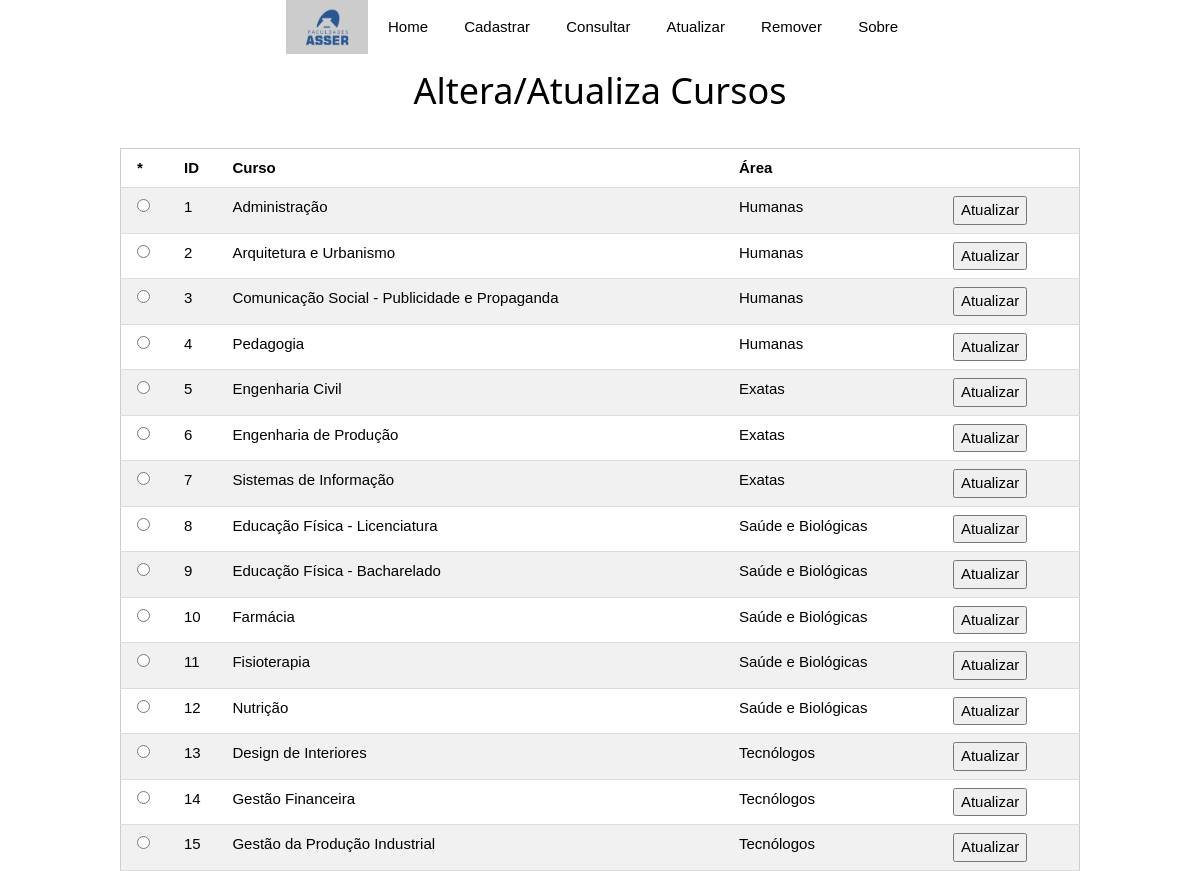
The page /view/admatualizacur.php (signed in) on the database its author committed.
### tables this page shows
CREATE TABLE `curso` (
  `id` int(11) NOT NULL,
  `area` varchar(50) DEFAULT NULL,
  `nome` varchar(50) DEFAULT NULL
);

### view/admatualizacur.php (the view, shortened to what this page needs)
<?php
$con = new PDO("mysql:host=localhost;dbname=reserva", "", "");
$rs = $con->query('SELECT * FROM curso');
?>
<!DOCTYPE html>
<html lang="pt-br">
<head>
    <link rel="stylesheet" href="style.css">
</head>
<body>
<div class="w3-center">
    <div class="w3-dropdown-hover">
        <button class="w3-button" action="acesso.html"><img src="img/logo.png" width="50"></button>
    </div>
    <div class="w3-dropdown-hover">
        <button class="w3-button">Home</button>
    </div>
    <div class="w3-dropdown-hover">
        <button class="w3-button">Cadastrar</button>
    </div>
    <div class="w3-dropdown-hover">
        <button class="w3-button">Consultar</button>
    </div>
    <div class="w3-dropdown-hover">
        <button class="w3-button">Atualizar</button>
    </div>
    <div class="w3-dropdown-hover">
        <button class="w3-button">Remover</button>
    </div>
    <div class="w3-dropdown-hover">
        <button class="w3-button">Sobre</button>
    </div>
</div>
<div class="w3-center">
    <form name="frmatua" method="post" action="atualizacur.php">
    <h1>Altera/Atualiza Cursos</h1>
    <div id="meudiv">
        <table class="w3-table-all">
            <tr>
                <th>*</th>
                <th>ID</th>
                <th>Curso</th>
                <th>Área</th>
                <th></th>
            </tr>
            <?php
            while($row = $rs->fetch(PDO::FETCH_OBJ)) {
                echo '<tr>';
                echo '<td> <input type="radio" name="id" value="'.$row->id.'" class="radio"></td>';
                echo '<td>' . $row->id . '</td>';
                echo '<td>' . $row->nome . '</td>';
                echo '<td>' . $row->area . '</td>';
                echo '<td><input type="submit" name="atualiza" value="Atualizar"></td>';
                echo '</tr>';
            }
            ?>
        </table>
    </form>
    </div>
</body>
</html>

### view/style.css (style rules this page uses)
html { box-sizing:border-box }
*,*:before,*:after { box-sizing:inherit }
html { -ms-text-size-adjust:100%;-webkit-text-size-adjust:100% }
body { margin:0 }
img { border-style:none }
button,input,select,textarea { font:inherit;margin:0 }
button,input { overflow:visible }
button,select { text-transform:none }
button,html [type=button],[type=reset],[type=submit] { -webkit-appearance:button }
[type=checkbox],[type=radio] { padding:0 }
html,body { font-family:Verdana,sans-serif;font-size:15px;line-height:1.5 }
html { overflow-x:hidden }
h1 { font-size:36px }
h1,h2,h3,h4,h5,h6 { font-family:"Segoe UI",Arial,sans-serif;font-weight:400;margin:10px 0 }
img { vertical-align:middle }
.w3-table,.w3-table-all { border-collapse:collapse;border-spacing:0;width:100%;display:table }
.w3-table-all { border:1px solid #ccc }
.w3-bordered tr,.w3-table-all tr { border-bottom:1px solid #ddd }
.w3-table-all tr:nth-child(odd) { background-color:#fff }
.w3-table-all tr:nth-child(even) { background-color:#f1f1f1 }
.w3-table td,.w3-table th,.w3-table-all td,.w3-table-all th { padding:8px 8px;display:table-cell;text-align:left;vertical-align:top }
.w3-table th:first-child,.w3-table td:first-child,.w3-table-all th:first-child,.w3-table-all td:first-child { padding-left:16px }
.w3-btn,.w3-button { border:none;display:inline-block;padding:8px 16px;vertical-align:middle;overflow:hidden;text-decoration:none;color:inherit;background-color:inherit;text-align:center;cursor:pointer;white-space:nowrap }
.w3-btn,.w3-button { -webkit-touch-callout:none;-webkit-user-select:none;-khtml-user-select:none;-moz-user-select:none;-ms-user-select:none;user-select:none }
.w3-dropdown-click,.w3-dropdown-hover { position:relative;display:inline-block;cursor:pointer }
.w3-dropdown-hover:first-child,.w3-dropdown-click:hover { background-color:#ccc;color:#000 }
.w3-center { text-align:center!important }
#meudiv { margin-top: 30px; margin-left: 10%; margin-right: 10%; }

### rows shown on the page
curso: id "1", nome "Administração", area "Humanas"
curso: id "2", nome "Arquitetura e Urbanismo", area "Humanas"
curso: id "3", nome "Comunicação Social - Publicidade e Propaganda", area "Humanas"
curso: id "4", nome "Pedagogia", area "Humanas"
curso: id "5", nome "Engenharia Civil", area "Exatas"
curso: id "6", nome "Engenharia de Produção", area "Exatas"
curso: id "7", nome "Sistemas de Informação", area "Exatas"
curso: id "8", nome "Educação Física - Licenciatura", area "Saúde e Biológicas"
curso: id "9", nome "Educação Física - Bacharelado", area "Saúde e Biológicas"
curso: id "10", nome "Farmácia", area "Saúde e Biológicas"
curso: id "11", nome "Fisioterapia", area "Saúde e Biológicas"
curso: id "12", nome "Nutrição", area "Saúde e Biológicas"
curso: id "13", nome "Design de Interiores", area "Tecnólogos"
curso: id "14", nome "Gestão Financeira", area "Tecnólogos"
curso: id "15", nome "Gestão da Produção Industrial", area "Tecnólogos"
